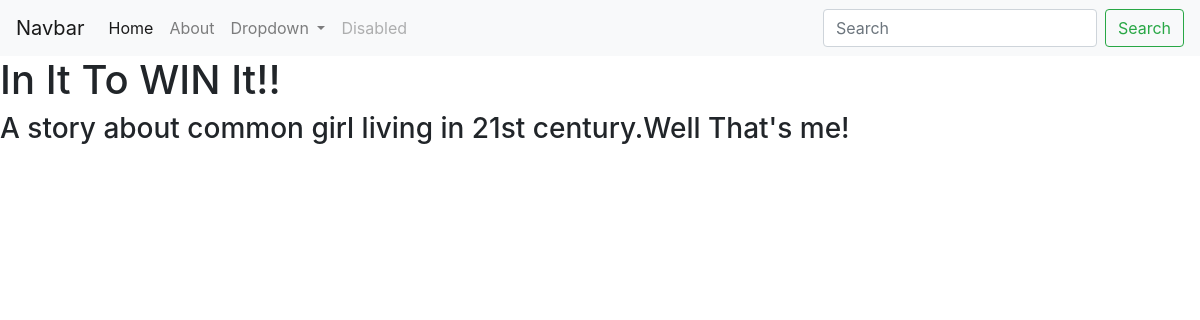
The page /myworks/1/ on the database its author committed.
### myworks/models.py (models this page shows)
class Myworks(models.Model):
    title =models.CharField(max_length=200)
    description=models.TextField()
    url =models.URLField(blank=True)

### myworks/views.py (the view)
# urls.py: path('<int:myworks_id>/',views.detail,name='detail'),
def detail(request, myworks_id):
    myworks=get_object_or_404(Myworks, pk=myworks_id)
    return render(request,'myworks/detail.html',{'myworks':myworks})

### myworks/templates/myworks/detail.html
{% extends 'projects/base.html' %}
{% block content %}
<h1>{{ myworks.title }}</h1>
<h3>{{ myworks.description|safe }}</h3>
{% endblock %}

### rows shown on the page
Myworks: title "In It To WIN It!!", description "A story about common girl living in 21st century.Well That's me!"
